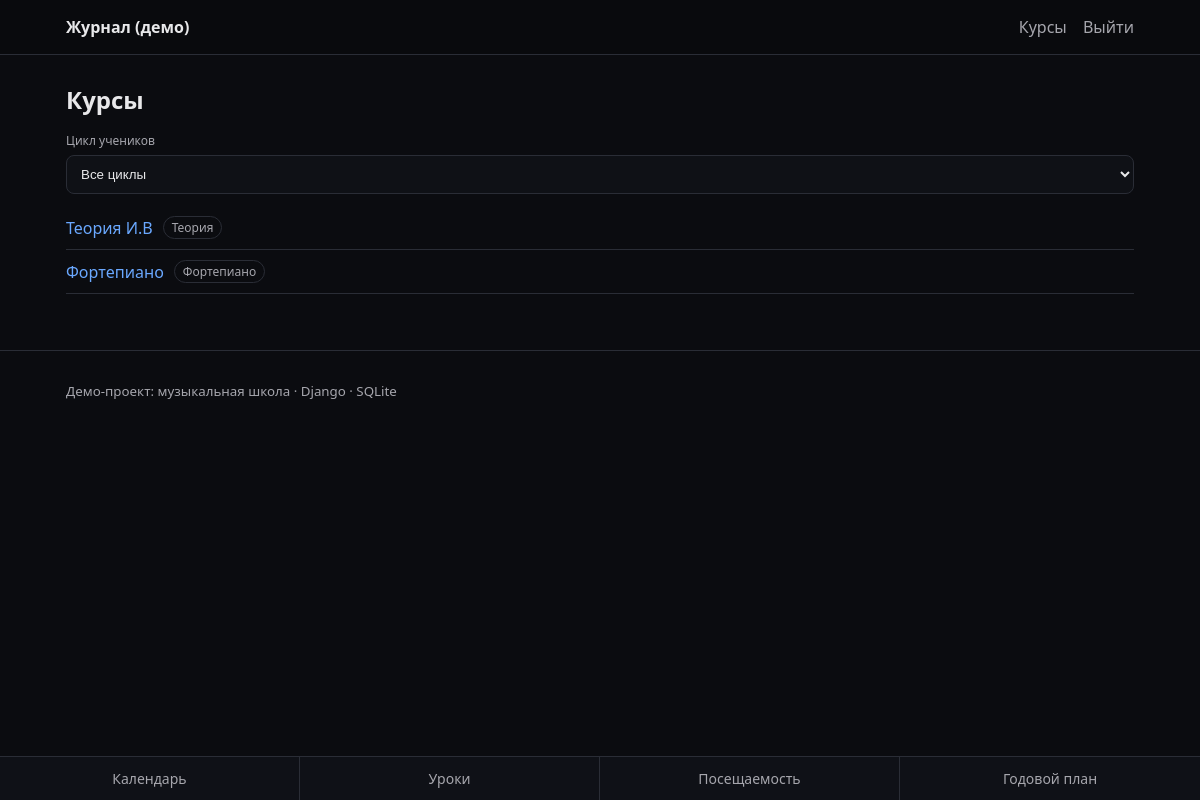
The app's page /courses/ (signed in), older data.
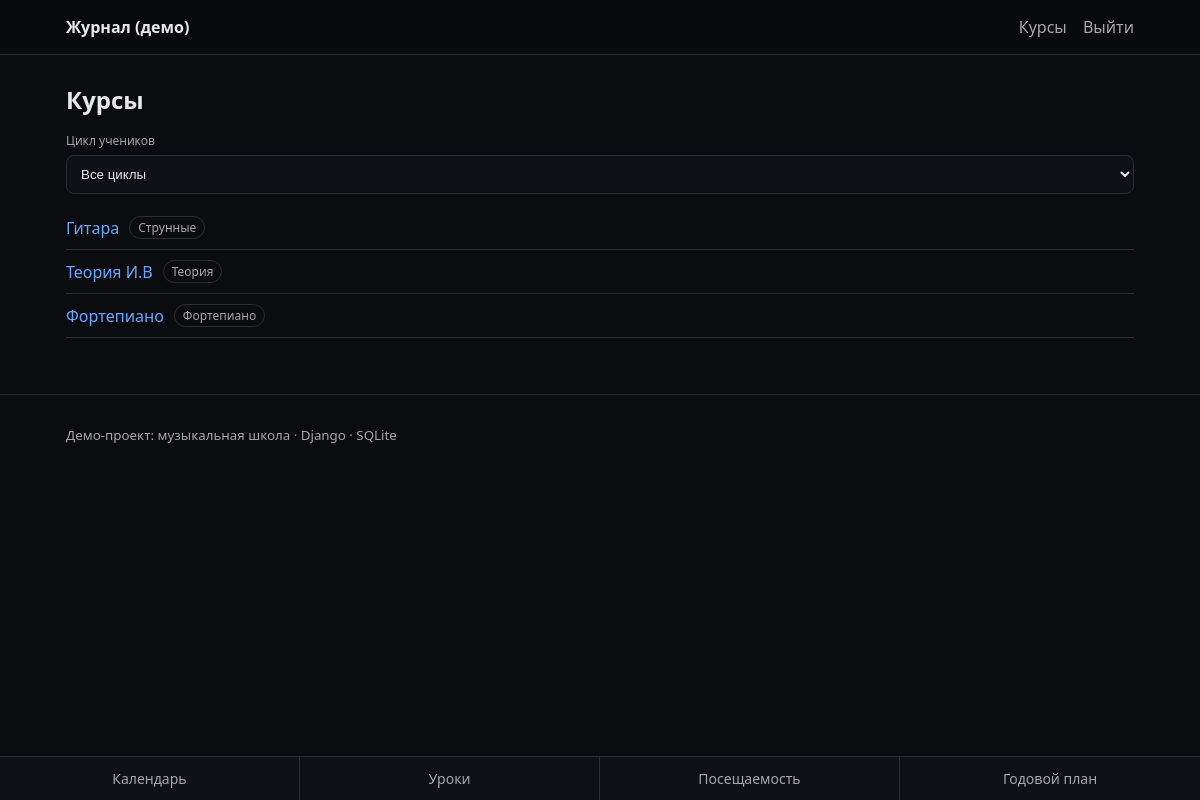
The same page, newer data.
### apps/school/models.py (models this page shows, shortened)
class Course(models.Model):
    name = models.CharField(max_length=200)
    course_type = models.ForeignKey(CourseType, on_delete=models.PROTECT, related_name="courses")
    teacher = models.ForeignKey(
        settings.AUTH_USER_MODEL,
        on_delete=models.SET_NULL,
        null=True,
        blank=True,
        related_name="teaching_courses",
    )

class CourseType(models.Model):
    name = models.CharField(max_length=120, unique=True)
    class Meta:
        ordering = ("name",)

### apps/school/views.py (the view, shortened to what this page needs)
# urls.py: path("courses/", course_list, name="course_list"),
@login_required
def course_list(request):
    profile = request.user.profile
    student_id = request.GET.get("student")
    cycle = request.GET.get("cycle") or ""
    if profile.role == Profile.Role.ADMIN:
        courses = Course.objects.all()
        if cycle:
            courses = courses.filter(enrollments__student__profile__cycle=cycle).distinct()
        courses = courses.order_by("name")
        return render(
            request,
            "school/course_list.html",
            {"courses": courses, "mode": "admin", "student": None, "cycle": cycle, "cycle_options": Profile.Cycle.choices},
        )
    return HttpResponseForbidden("Доступ запрещён.")

### templates/school/course_list.html (shortened to what this page needs)
{% extends "base.html" %}
{% block content %}
  <h1>Курсы</h1>
  {% if mode == "parent_pick" %}
    <p>Выберите ребёнка:</p>
    {% if children_links %}
      <ul class="list">
        {% for link in children_links %}
          <li>
            <span>{{ link.child.username }}</span>
            <a class="muted" href="/courses/?student={{ link.child.id }}">Открыть курсы</a>
          </li>
        {% endfor %}
      </ul>
    {% else %}
      <p class="muted">Нет детей.</p>
    {% endif %}
  {% else %}
    {% if mode == "teacher" or mode == "admin" %}
      <form method="get" class="form-row" style="margin: 12px 0;">
        <label class="muted small" for="cycle">Цикл учеников</label>
        <select id="cycle" name="cycle" class="input" onchange="this.form.submit()">
          <option value="">Все циклы</option>
        </select>
      </form>
    {% endif %}
    {% if courses %}
      <ul class="list">
        {% for c in courses %}
          <li>
            <a href="/courses/{{ c.id }}/{% if mode == 'parent_child' %}?student={{ student.id }}{% endif %}">{{ c.name }}</a>
            <span class="tag">{{ c.course_type.name }}</span>
          </li>
        {% endfor %}
      </ul>
    {% else %}
      <p class="muted">Курсов нет.</p>
    {% endif %}
  {% endif %}
{% endblock %}

Row changes from the older to the newer data that the page shows:
added Course: name "Гитара", course_type.name "Струнные"
